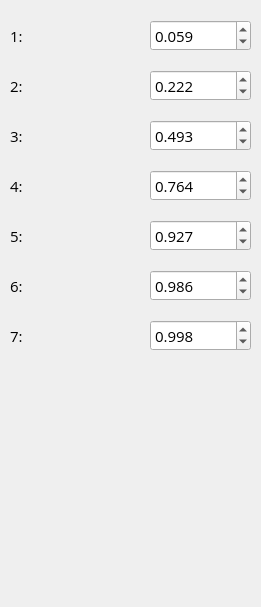
            <widget class="QWidget" name="page_4">
             <property name="geometry">
              <rect>
               <x>0</x>
               <y>0</y>
               <width>261</width>
               <height>607</height>
              </rect>
             </property>
             <attribute name="label">
              <string>Precipitation Range</string>
             </attribute>
             <widget class="QDoubleSpinBox" name="spnPrecip7">
              <property name="geometry">
               <rect>
                <x>150</x>
                <y>320</y>
                <width>101</width>
                <height>31</height>
               </rect>
              </property>
              <property name="font">
               <font>
                <family>Open Sans</family>
                <pointsize>11</pointsize>
                <weight>50</weight>
                <bold>false</bold>
               </font>
              </property>
              <property name="styleSheet">
               <string notr="true"/>
              </property>
              <property name="decimals">
               <number>3</number>
              </property>
              <property name="maximum">
               <double>1.000000000000000</double>
              </property>
              <property name="singleStep">
               <double>0.100000000000000</double>
              </property>
              <property name="value">
               <double>0.998000000000000</double>
              </property>
             </widget>
             <widget class="QLabel" name="label_33">
              <property name="geometry">
               <rect>
                <x>10</x>
                <y>70</y>
                <width>21</width>
                <height>31</height>
               </rect>
              </property>
              <property name="font">
               <font>
                <family>Open Sans</family>
                <pointsize>11</pointsize>
                <weight>50</weight>
                <bold>false</bold>
               </font>
              </property>
              <property name="text">
               <string>2:</string>
              </property>
             </widget>
             <widget class="QLabel" name="label_30">
              <property name="geometry">
               <rect>
                <x>10</x>
                <y>220</y>
                <width>21</width>
                <height>31</height>
               </rect>
              </property>
              <property name="font">
               <font>
                <family>Open Sans</family>
                <pointsize>11</pointsize>
                <weight>50</weight>
                <bold>false</bold>
               </font>
              </property>
              <property name="text">
               <string>5:</string>
              </property>
             </widget>
             <widget class="QDoubleSpinBox" name="spnPrecip4">
              <property name="geometry">
               <rect>
                <x>150</x>
                <y>170</y>
                <width>101</width>
                <height>31</height>
               </rect>
              </property>
              <property name="font">
               <font>
                <family>Open Sans</family>
                <pointsize>11</pointsize>
                <weight>50</weight>
                <bold>false</bold>
               </font>
              </property>
              <property name="styleSheet">
               <string notr="true"/>
              </property>
              <property name="decimals">
               <number>3</number>
              </property>
              <property name="maximum">
               <double>1.000000000000000</double>
              </property>
              <property name="singleStep">
               <double>0.100000000000000</double>
              </property>
              <property name="value">
               <double>0.764000000000000</double>
              </property>
             </widget>
             <widget class="QLabel" name="label_44">
              <property name="geometry">
               <rect>
                <x>10</x>
                <y>320</y>
                <width>21</width>
                <height>31</height>
               </rect>
              </property>
              <property name="font">
               <font>
                <family>Open Sans</family>
                <pointsize>11</pointsize>
                <weight>50</weight>
                <bold>false</bold>
               </font>
              </property>
              <property name="text">
               <string>7:</string>
              </property>
             </widget>
             <widget class="QLabel" name="label_34">
              <property name="geometry">
               <rect>
                <x>10</x>
                <y>270</y>
                <width>21</width>
                <height>31</height>
               </rect>
              </property>
              <property name="font">
               <font>
                <family>Open Sans</family>
                <pointsize>11</pointsize>
                <weight>50</weight>
                <bold>false</bold>
               </font>
              </property>
              <property name="text">
               <string>6:</string>
              </property>
             </widget>
             <widget class="QDoubleSpinBox" name="spnPrecip6">
              <property name="geometry">
               <rect>
                <x>150</x>
                <y>270</y>
                <width>101</width>
                <height>31</height>
               </rect>
              </property>
              <property name="font">
               <font>
                <family>Open Sans</family>
                <pointsize>11</pointsize>
                <weight>50</weight>
                <bold>false</bold>
               </font>
              </property>
              <property name="styleSheet">
               <string notr="true"/>
              </property>
              <property name="decimals">
               <number>3</number>
              </property>
              <property name="maximum">
               <double>1.000000000000000</double>
              </property>
              <property name="singleStep">
               <double>0.100000000000000</double>
              </property>
              <property name="value">
               <double>0.986000000000000</double>
              </property>
             </widget>
             <widget class="QLabel" name="label_28">
              <property name="geometry">
               <rect>
                <x>10</x>
                <y>170</y>
                <width>21</width>
                <height>31</height>
               </rect>
              </property>
              <property name="font">
               <font>
                <family>Open Sans</family>
                <pointsize>11</pointsize>
                <weight>50</weight>
                <bold>false</bold>
               </font>
              </property>
              <property name="text">
               <string>4:</string>
              </property>
             </widget>
             <widget class="QLabel" name="label_22">
              <property name="geometry">
               <rect>
                <x>10</x>
                <y>20</y>
                <width>21</width>
                <height>31</height>
               </rect>
              </property>
              <property name="font">
               <font>
                <family>Open Sans</family>
                <pointsize>11</pointsize>
                <weight>50</weight>
                <bold>false</bold>
               </font>
              </property>
              <property name="text">
               <string>1:</string>
              </property>
             </widget>
             <widget class="QLabel" name="label_29">
              <property name="geometry">
               <rect>
                <x>10</x>
                <y>120</y>
                <width>21</width>
                <height>31</height>
               </rect>
              </property>
              <property name="font">
               <font>
                <family>Open Sans</family>
                <pointsize>11</pointsize>
                <weight>50</weight>
                <bold>false</bold>
               </font>
              </property>
              <property name="text">
               <string>3:</string>
              </property>
             </widget>
             <widget class="QDoubleSpinBox" name="spnPrecip2">
              <property name="geometry">
               <rect>
                <x>150</x>
                <y>70</y>
                <width>101</width>
                <height>31</height>
               </rect>
              </property>
              <property name="font">
               <font>
                <family>Open Sans</family>
                <pointsize>11</pointsize>
                <weight>50</weight>
                <bold>false</bold>
               </font>
              </property>
              <property name="styleSheet">
               <string notr="true"/>
              </property>
              <property name="decimals">
               <number>3</number>
              </property>
              <property name="maximum">
               <double>1.000000000000000</double>
              </property>
              <property name="singleStep">
               <double>0.100000000000000</double>
              </property>
              <property name="value">
               <double>0.222000000000000</double>
              </property>
             </widget>
             <widget class="QDoubleSpinBox" name="spnPrecip5">
              <property name="geometry">
               <rect>
                <x>150</x>
                <y>220</y>
                <width>101</width>
                <height>31</height>
               </rect>
              </property>
              <property name="font">
               <font>
                <family>Open Sans</family>
                <pointsize>11</pointsize>
                <weight>50</weight>
                <bold>false</bold>
               </font>
              </property>
              <property name="styleSheet">
               <string notr="true"/>
              </property>
              <property name="decimals">
               <number>3</number>
              </property>
              <property name="maximum">
               <double>1.000000000000000</double>
              </property>
              <property name="singleStep">
               <double>0.100000000000000</double>
              </property>
              <property name="value">
               <double>0.927000000000000</double>
              </property>
             </widget>
             <widget class="QDoubleSpinBox" name="spnPrecip3">
              <property name="geometry">
               <rect>
                <x>150</x>
                <y>120</y>
                <width>101</width>
                <height>31</height>
               </rect>
              </property>
              <property name="font">
               <font>
                <family>Open Sans</family>
                <pointsize>11</pointsize>
                <weight>50</weight>
                <bold>false</bold>
               </font>
              </property>
              <property name="styleSheet">
               <string notr="true"/>
              </property>
              <property name="decimals">
               <number>3</number>
              </property>
              <property name="maximum">
               <double>1.000000000000000</double>
              </property>
              <property name="singleStep">
               <double>0.100000000000000</double>
              </property>
              <property name="value">
               <double>0.493000000000000</double>
              </property>
             </widget>
             <widget class="QDoubleSpinBox" name="spnPrecip1">
              <property name="geometry">
               <rect>
                <x>150</x>
                <y>20</y>
                <width>101</width>
                <height>31</height>
               </rect>
              </property>
              <property name="font">
               <font>
                <family>Open Sans</family>
                <pointsize>11</pointsize>
                <weight>50</weight>
                <bold>false</bold>
               </font>
              </property>
              <property name="styleSheet">
               <string notr="true"/>
              </property>
              <property name="decimals">
               <number>3</number>
              </property>
              <property name="maximum">
               <double>1.000000000000000</double>
              </property>
              <property name="singleStep">
               <double>0.100000000000000</double>
              </property>
              <property name="value">
               <double>0.059000000000000</double>
              </property>
             </widget>
            </widget>
